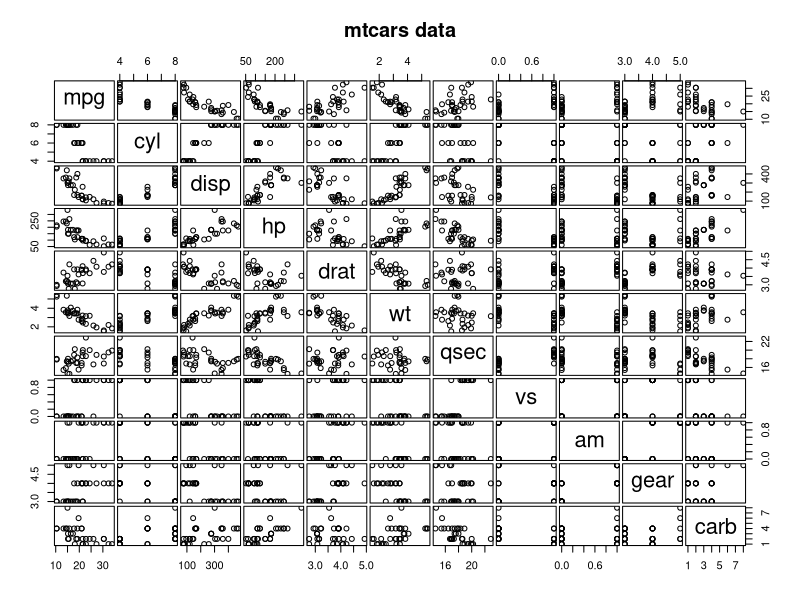
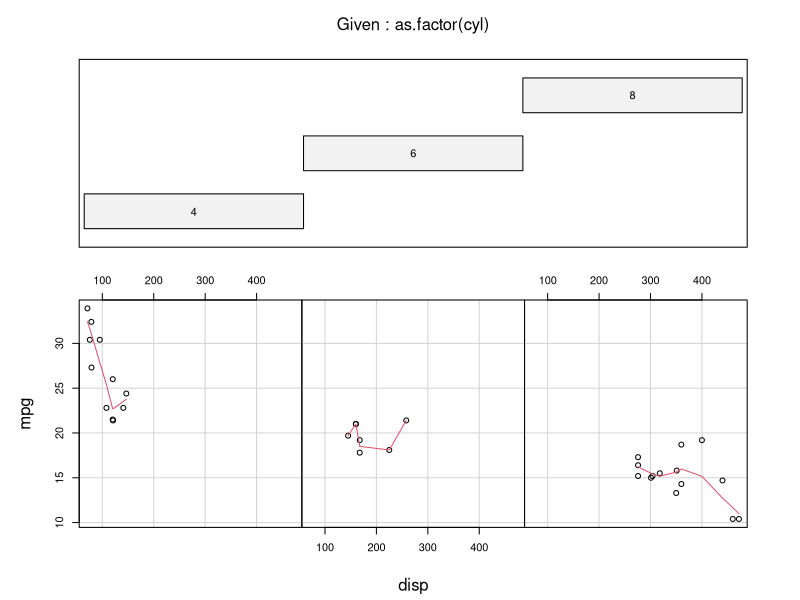
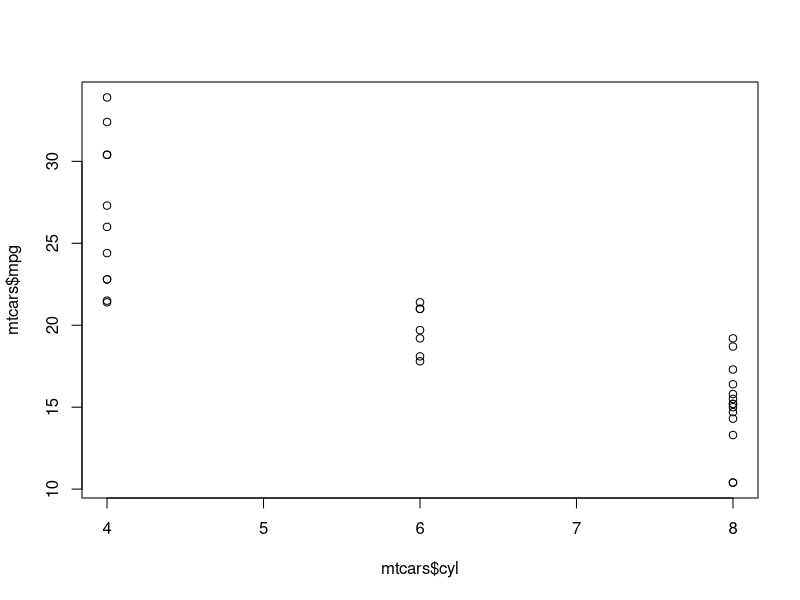

The R source for these figures, in order: (Note: this script raises an error after producing the figures.)
mtcars
library(graphics)
pairs(mtcars, main = "mtcars data", gap = 1/4)
coplot(mpg ~ disp | as.factor(cyl), data = mtcars,
       panel = panel.smooth, rows = 1)
## possibly more meaningful, e.g., for summary() or bivariate plots:
mtcars2 <- within(mtcars, {
  vs <- factor(vs, labels = c("V", "S"))
  am <- factor(am, labels = c("automatic", "manual"))
  cyl  <- ordered(cyl)
  gear <- ordered(gear)
  carb <- ordered(carb)
})
print(mtcars2)
summary(mtcars2)

#Calculating Mode
str(mtcars)
names(mtcars)
summary(mtcars)
mode_mpg <- names(sort(table(mtcars$mpg)))
c <- as.factor(mtcars$cyl)
str(c)
c
plot(mtcars$cyl, mtcars$mpg)
#rewrite code for mode
mode(mtcars$mpg)


sort(-table(mtcars$mpg))[1]


#deviate to learn function
###
function_name <- function(inputs) {
  output_value <- do_something(inputs)
  return(outputs_value)
}

function_name()
###


50%%24

av = 3



while(TRUE) {
  if (av == av * 1) {
    av = av + 1
    multiples_av = av
  
  }
  break
}

av

#Prove more examples of while loop



#Creating a function for LCM

# Program to find the L.C.M. of two input number
lcm <- function(x, y) {
  # choose the greater number
  if(x > y) {
    greater = x
  } else {
    greater = y
  }
  while(TRUE) {
    if((greater %% x == 0) && (greater %% y == 0)) {
      lcm = greater
      break
    }
    greater = greater + 1
  }
  return(lcm)
}
# take input from the user
num1 = as.integer(readline(prompt = "Enter first number: "))
num2 = as.integer(readline(prompt = "Enter second number: "))
print(paste("The L.C.M. of", num1,"and", num2,"is", lcm(num1, num2)))

#LCM function not perfect; redo


#Understanding while loop
z <- 5

while(z >= 3 && z <= 10) {
  print(z)
  coin <- rbinom(1, 1, 0.5)
  
  if(coin == 1) {
      z <- z +1 
  
  } else {
      z <- z - 1
  }

}

#Naming a vector

Nations <- c("Nigeria", "USA", "Canada")
Laptops <- c("Mac", "Plate", "Hp")

Nations_Laptops <- c(Nations, Laptops)
names(Nations) <- c("Mac", "Plate", "Hp")
names(Nations) <- c(Laptops)
print(Nations) 

mtcars
mtcars$wt
median()
a = c(1:5)

#understanding mean, not clear of the 100 and 1000 role)
v = (c(1:3, 100, 1000))



#plotting with boxplot
# loading library
library(ggplot2)

#creating random dataset
data <- data.frame(y=abs(rnorm(16)),
                   x=rep(c(0,100,200,300,400,
                           500,600,700),
                         each=2))

# creating the box plot
ggplot(data, aes(x, y, group=x)) +
  
  # plotting the box plot with green color
  geom_boxplot(fill="green") +
  
  # adding x-axis label
  xlab("x-axis") +
  
  # adding y-axis label
  ylab("y-axis") +
  
  # adding title
  ggtitle("Continuous Box plot ")



